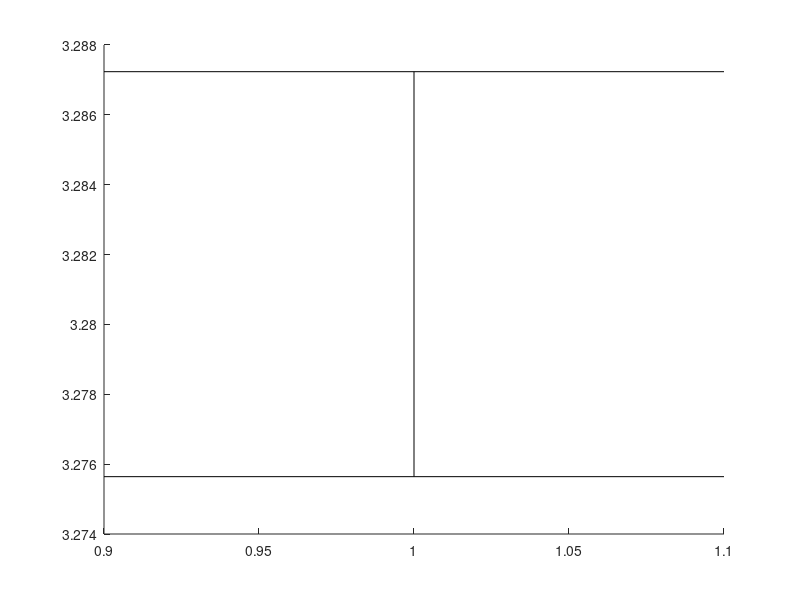

This chart was generated by the following MATLAB code: (Note: this script raises an error after producing the figure.)
%% ZEIT4500 Results Loading and Plotting
% SBLT Andrew Taylor - z3457431
%% TicTacToe Desktop

%% Prepare Workspace
close all;
clear;
clc

%% Global Variables
workers = 1;
test_runs = 6;
min_t = zeros(1,test_runs);
max_t = zeros(1,test_runs);
mean_t = zeros(1,length(workers));
sd = zeros(1,length(workers));
se = zeros(1,length(workers));

%% Loading Data in
load('5total_results.mat');

%% Split Data into worker Runs using average total run time
for j = 1:1:1
    time_t = total(1:test_runs*workers(j));
    total = total(test_runs*workers(j)+1:end);
    mean_t(j) = mean(time_t);
    sd(j) = std(time_t);
    se(j) = sd(j)/sqrt(6);
end
mean_t = fliplr(mean_t);
figure(5);
p2 = errorbar(mean_t,se,'k','linewidth',2);
xlabel('Test Run');
ylabel('Time (s)');
grid;
% xlim([0.5 13.5])
title('Desktop - 1 ps & 1 worker -- TicTacToe');
% set(gca, 'Xtick',1:1:13)
% set(gca,'XtickLabel',1:1:13)
%yyaxis right;
%p3 = plot([1 1 1 1 1 1 1 1 1 1 1 1 1],'b');
%p4 = plot([13 12 11 10 9 8 7 6 5 4 3 2 1],'-.r');
%ylabel('Parameter Servers');
%legend('Single Parameter Server','Multiple Parameter Servers',...
%    'Parameter Servers Fixed','Parameter Servers Increasing','location','northeast');
